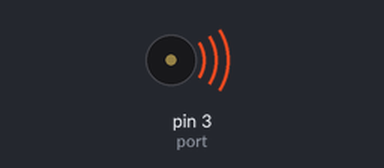
Bench run of a sketch on a simulated Arduino Uno, built with avr-gcc and run on an emulated ATmega328P. On the bench: buzzer (waves = sounding).

Above: at 0.12 s.
Timing chart, 0 to 3.0 s (numbered marks = the images above):
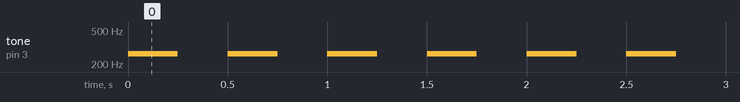

Measured:
- by itself, tone on pin 3 (port): alternates 262 Hz for 0.25 s and silent for 0.25 s

The sketch:

Arduino.lnk.ino
```cpp
#define port 3

int nota[] = {262,294,330,349,392,440,494,523};


void setup() {
  Serial.begin(9600);
  pinMode(port,OUTPUT);

}

void loop() {
  //tone(port,400);
  //delay(250);
  //noTone(port);
  //delay(250);


  tone(port,nota[0]);
  delay(250);
  noTone(port);
  delay(250);
}
```
